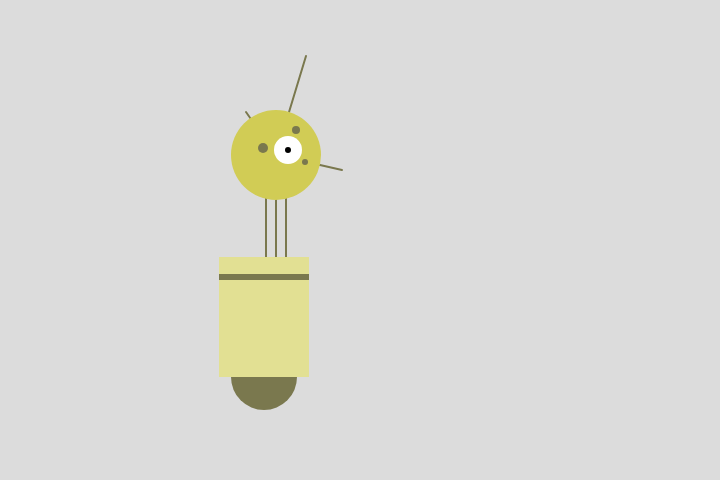
Frame 1 (no input)
Frame 60 (no input): identical to frame 1, image omitted
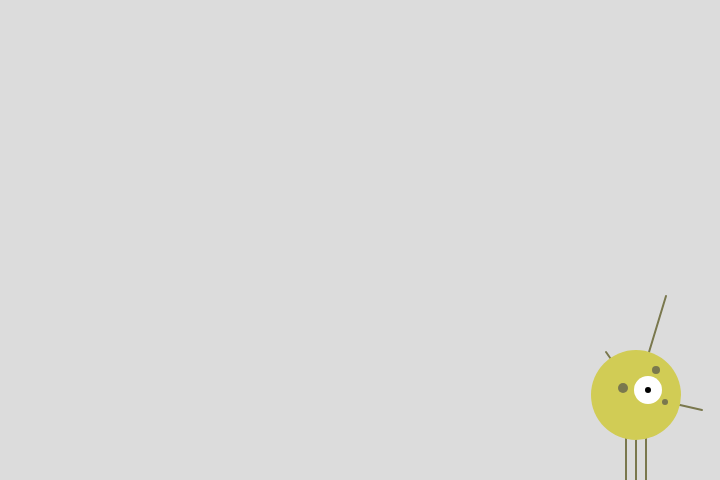
Frame 120 (the mouse pressed at the canvas centre since frame 60)

The p5.js sketch that drew these frames (run headless with seeded random() and noise() and a simulated clock; from frame 60 on, the mouse is pressed at the canvas centre):

// p5.js sketch
// ── sketch.js
//The background() function inside of draw() makes the background be redrawn each time draw() runs, so it covers up all the previous robots that were drawn. Without background() at the top, every single iteration of draw() is shown together

function setup() {
  createCanvas(720, 480); //sizes drawing canvas
  smooth(); //smooth out the lines
  strokeWeight(2); //outline thickness
}

function draw() {
  background(220);
  translate(mouseX, mouseY);
  
  //Neck 
  stroke(122, 120, 78); //set stroke color
  line(266, 257, 266, 162); //draws first vertical line for neck
  line(276, 257, 276, 162); //second neck line
  line(286, 257, 286, 162); //third neck line
  
  //Antennae
  line(276, 155, 246, 112); //angled line for antennae
  line(276, 155, 306, 56); //another line
  line(276, 155, 342, 170); //last antennae line
  
  //Body
  noStroke(); //remove stroke outlines from next drawings
  fill(122, 120, 78); //change fill color
  ellipse(264, 377, 66, 66); //draw circle for foot
  fill(226, 224, 147); //change fill, to black
  rect(219, 257, 90, 120); //draw body rectangle
  fill(122, 120, 78); //change fill back to grey
  rect(219, 274, 90, 6); //another body rectangle
  
  //Head
  fill(209, 204, 85); //black fill
  ellipse(276, 155, 90, 90); //draw head
  fill(255); //white fill
  ellipse(288, 150, 28,28); //draw eye
  fill(0); //fill back to black
  ellipse(288, 150, 6, 6); //draw eye pupil
  fill(122, 120, 78); //change fill to grey
  ellipse(263, 148, 10, 10); //draw accent circle
  ellipse(296, 130, 8, 8); //draw accent circle
  ellipse(305, 162, 6, 6); //draw accent circle
}
